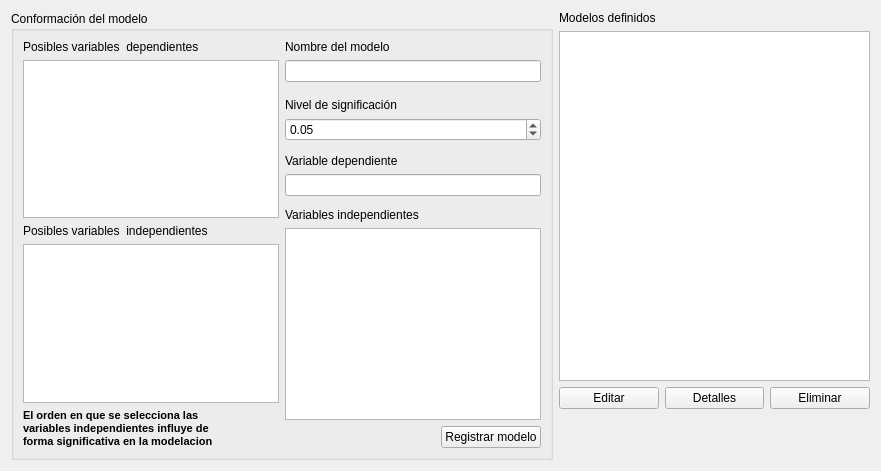
<?xml version="1.0" encoding="UTF-8"?>
<ui version="4.0">
 <class>WidgetDataBuildModel</class>
 <widget class="QWidget" name="WidgetDataBuildModel">
  <property name="geometry">
   <rect>
    <x>0</x>
    <y>0</y>
    <width>881</width>
    <height>471</height>
   </rect>
  </property>
  <property name="windowTitle">
   <string>Form</string>
  </property>
  <layout class="QHBoxLayout" name="horizontalLayout_5">
   <item>
    <widget class="QGroupBox" name="groupBox">
     <property name="font">
      <font>
       <weight>50</weight>
       <bold>false</bold>
       <kerning>true</kerning>
      </font>
     </property>
     <property name="title">
      <string>Conformación del modelo</string>
     </property>
     <layout class="QGridLayout" name="gridLayout">
      <item row="0" column="0">
       <layout class="QVBoxLayout" name="verticalLayout_8">
        <item>
         <layout class="QVBoxLayout" name="verticalLayout_6">
          <item>
           <widget class="QLabel" name="label_5">
            <property name="text">
             <string>Posibles variables  dependientes</string>
            </property>
           </widget>
          </item>
          <item>
           <widget class="QListView" name="listViewCandidateVD"/>
          </item>
         </layout>
        </item>
        <item>
         <layout class="QVBoxLayout" name="verticalLayout_7">
          <item>
           <widget class="QLabel" name="label_6">
            <property name="text">
             <string>Posibles variables  independientes</string>
            </property>
           </widget>
          </item>
          <item>
           <widget class="QListView" name="listViewCandidateVI"/>
          </item>
         </layout>
        </item>
        <item>
         <widget class="QLabel" name="label_7">
          <property name="font">
           <font>
            <pointsize>8</pointsize>
            <weight>75</weight>
            <bold>true</bold>
            <kerning>true</kerning>
           </font>
          </property>
          <property name="text">
           <string>El orden en que se selecciona las 
variables independientes influye de
forma significativa en la modelacion</string>
          </property>
         </widget>
        </item>
       </layout>
      </item>
      <item row="0" column="1">
       <layout class="QVBoxLayout" name="verticalLayout_11">
        <item>
         <layout class="QVBoxLayout" name="verticalLayout_2">
          <item>
           <widget class="QLabel" name="label">
            <property name="text">
             <string>Nombre del modelo</string>
            </property>
           </widget>
          </item>
          <item>
           <widget class="QLineEdit" name="lineEditNameModel">
            <property name="sizePolicy">
             <sizepolicy hsizetype="Expanding" vsizetype="Preferred">
              <horstretch>0</horstretch>
              <verstretch>0</verstretch>
             </sizepolicy>
            </property>
           </widget>
          </item>
         </layout>
        </item>
        <item>
         <spacer name="verticalSpacer_3">
          <property name="orientation">
           <enum>Qt::Vertical</enum>
          </property>
          <property name="sizeType">
           <enum>QSizePolicy::Preferred</enum>
          </property>
          <property name="sizeHint" stdset="0">
           <size>
            <width>20</width>
            <height>17</height>
           </size>
          </property>
         </spacer>
        </item>
        <item>
         <layout class="QVBoxLayout" name="verticalLayout_5">
          <item>
           <widget class="QLabel" name="label_8">
            <property name="text">
             <string>Nivel de significación</string>
            </property>
           </widget>
          </item>
          <item>
           <widget class="QDoubleSpinBox" name="doubleSBIntervalConfidence">
            <property name="sizePolicy">
             <sizepolicy hsizetype="Preferred" vsizetype="Preferred">
              <horstretch>0</horstretch>
              <verstretch>0</verstretch>
             </sizepolicy>
            </property>
            <property name="maximum">
             <double>1.000000000000000</double>
            </property>
            <property name="singleStep">
             <double>0.010000000000000</double>
            </property>
            <property name="value">
             <double>0.050000000000000</double>
            </property>
           </widget>
          </item>
         </layout>
        </item>
        <item>
         <spacer name="verticalSpacer_4">
          <property name="orientation">
           <enum>Qt::Vertical</enum>
          </property>
          <property name="sizeType">
           <enum>QSizePolicy::Preferred</enum>
          </property>
          <property name="sizeHint" stdset="0">
           <size>
            <width>118</width>
            <height>13</height>
           </size>
          </property>
         </spacer>
        </item>
        <item>
         <layout class="QVBoxLayout" name="verticalLayout_3">
          <item>
           <widget class="QLabel" name="label_3">
            <property name="text">
             <string>Variable dependiente</string>
            </property>
           </widget>
          </item>
          <item>
           <widget class="QLineEdit" name="lineEditVariableDependent">
            <property name="sizePolicy">
             <sizepolicy hsizetype="Expanding" vsizetype="Preferred">
              <horstretch>0</horstretch>
              <verstretch>0</verstretch>
             </sizepolicy>
            </property>
            <property name="readOnly">
             <bool>true</bool>
            </property>
           </widget>
          </item>
         </layout>
        </item>
        <item>
         <spacer name="verticalSpacer_2">
          <property name="orientation">
           <enum>Qt::Vertical</enum>
          </property>
          <property name="sizeType">
           <enum>QSizePolicy::Preferred</enum>
          </property>
          <property name="sizeHint" stdset="0">
           <size>
            <width>118</width>
            <height>13</height>
           </size>
          </property>
         </spacer>
        </item>
        <item>
         <layout class="QVBoxLayout" name="verticalLayout_4">
          <item>
           <widget class="QLabel" name="label_4">
            <property name="text">
             <string>Variables independientes</string>
            </property>
           </widget>
          </item>
          <item>
           <widget class="QListView" name="listViewVariablesIndepent">
            <property name="sizePolicy">
             <sizepolicy hsizetype="Expanding" vsizetype="Minimum">
              <horstretch>0</horstretch>
              <verstretch>0</verstretch>
             </sizepolicy>
            </property>
           </widget>
          </item>
         </layout>
        </item>
        <item>
         <layout class="QHBoxLayout" name="horizontalLayout_3">
          <item>
           <spacer name="horizontalSpacer_3">
            <property name="orientation">
             <enum>Qt::Horizontal</enum>
            </property>
            <property name="sizeHint" stdset="0">
             <size>
              <width>78</width>
              <height>20</height>
             </size>
            </property>
           </spacer>
          </item>
          <item>
           <widget class="QPushButton" name="pBAddModel">
            <property name="text">
             <string>Registrar modelo</string>
            </property>
           </widget>
          </item>
         </layout>
        </item>
       </layout>
      </item>
     </layout>
    </widget>
   </item>
   <item>
    <layout class="QVBoxLayout" name="verticalLayout_10">
     <item>
      <layout class="QVBoxLayout" name="verticalLayout_9">
       <item>
        <layout class="QVBoxLayout" name="verticalLayout">
         <item>
          <widget class="QLabel" name="label_2">
           <property name="sizePolicy">
            <sizepolicy hsizetype="Expanding" vsizetype="Preferred">
             <horstretch>0</horstretch>
             <verstretch>0</verstretch>
            </sizepolicy>
           </property>
           <property name="text">
            <string>Modelos definidos</string>
           </property>
          </widget>
         </item>
         <item>
          <widget class="QListView" name="listViewModel">
           <property name="minimumSize">
            <size>
             <width>0</width>
             <height>350</height>
            </size>
           </property>
          </widget>
         </item>
        </layout>
       </item>
       <item>
        <layout class="QHBoxLayout" name="horizontalLayout">
         <item>
          <widget class="QPushButton" name="pBEditModel">
           <property name="text">
            <string>Editar</string>
           </property>
          </widget>
         </item>
         <item>
          <widget class="QPushButton" name="pBDetailsModel">
           <property name="text">
            <string>Detalles</string>
           </property>
          </widget>
         </item>
         <item>
          <widget class="QPushButton" name="pBRemoveModel">
           <property name="text">
            <string>Eliminar</string>
           </property>
          </widget>
         </item>
        </layout>
       </item>
      </layout>
     </item>
     <item>
      <spacer name="verticalSpacer">
       <property name="orientation">
        <enum>Qt::Vertical</enum>
       </property>
       <property name="sizeHint" stdset="0">
        <size>
         <width>20</width>
         <height>13</height>
        </size>
       </property>
      </spacer>
     </item>
    </layout>
   </item>
  </layout>
 </widget>
 <resources/>
 <connections/>
</ui>
